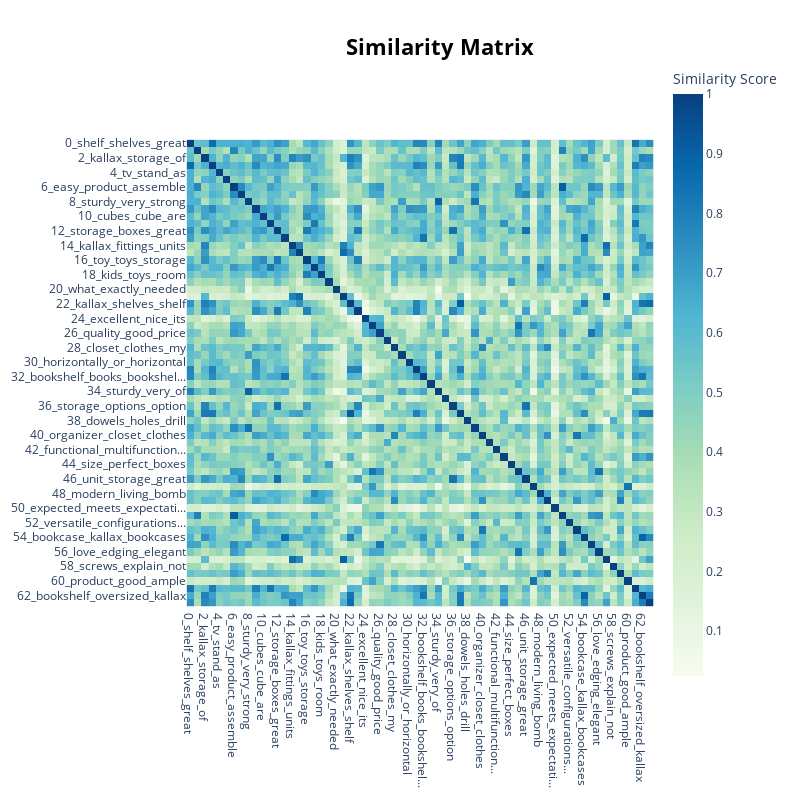

Notebook code for this chart:
### Code cell
topic_model.visualize_heatmap()

### Figure 1 — Plotly figure (JSON) as saved in the notebook; plotly's stock layout.template omitted (floating-point values rounded to 4 significant figures; data arrays with more than 128 entries replaced by an {"elided": "..."} marker saying what was removed)
{"data": [{"coloraxis": "coloraxis", "hovertemplate": "x: %{x}<br>y: %{y}<br>Similarity Score: %{z}<extra></extra>", "name": "0", "type": "heatmap", "x": ["0_shelf_shelves_great", "1_easy_assemble_to", "2_kallax_storage_of", "3_shelving_unit_great", "4_tv_stand_as", "5_vinyl_records_record", "6_easy_product_assemble", "7_unit_this_looks", "8_sturdy_very_strong", "9_versatile_can_in", "10_cubes_cube_are", "11_ikea_is_at", "12_storage_boxes_great", "13_bookcase_bookcases_case", "14_kallax_fittings_units", "15_kallax_easy_together", "16_toy_toys_storage", "17_furniture_piece_of", "18_kids_toys_room", "19_fits_space_fit", "20_what_exactly_needed", "21_kallax_delivery_product", "22_kallax_shelves_shelf", "23_storage_closet_extra", "24_excellent_nice_its", "25_product_pleased_happy", "26_quality_good_price", "27_gloss_white_high", "28_closet_clothes_my", "29_solid_frame_piece", "30_horizontally_or_horizontal", "31_shelf_unit_collectibles", "32_bookshelf_books_bookshel...", "33_them_love_have", "34_sturdy_very_of", "35_value_money_good", "36_storage_options_option", "37_shelving_unit_kallax", "38_dowels_holes_drill", "39_sturdy_nice_structure", "40_organizer_closet_clothes", "41_grey_color_colour", "42_functional_multifunction...", "43_the_ikea_new", "44_size_perfect_boxes", "45_month_ago_happy", "46_unit_storage_great", "47_product_great_excellent", "48_modern_living_bomb", "49_sewing_fabric_room", "50_expected_meets_expectati...", "51_looks_easy_beautiful", "52_versatile_configurations...", "53_organized_organising_org...", "54_bookcase_kallax_bookcases", "55_quality_good_consistent", "56_love_edging_elegant", "57_kallax_love_kool", "58_screws_explain_not", "59_craft_room_im", "60_product_good_ample", "61_ikea_wall_we", "62_bookshelf_oversized_kallax", "63_kallax_shelves_them"], "xaxis": "x", "y": ["0_shelf_shelves_great", "1_easy_assemble_to", "2_kallax_storage_of", "3_shelving_unit_great", "4_tv_stand_as", "5_vinyl_records_record", "6_easy_product_assemble", "7_unit_this_looks", "8_sturdy_very_strong", "9_versatile_can_in", "10_cubes_cube_are", "11_ikea_is_at", "12_storage_boxes_great", "13_bookcase_bookcases_case", "14_kallax_fittings_units", "15_kallax_easy_together", "16_toy_toys_storage", "17_furniture_piece_of", "18_kids_toys_room", "19_fits_space_fit", "20_what_exactly_needed", "21_kallax_delivery_product", "22_kallax_shelves_shelf", "23_storage_closet_extra", "24_excellent_nice_its", "25_product_pleased_happy", "26_quality_good_price", "27_gloss_white_high", "28_closet_clothes_my", "29_solid_frame_piece", "30_horizontally_or_horizontal", "31_shelf_unit_collectibles", "32_bookshelf_books_bookshel...", "33_them_love_have", "34_sturdy_very_of", "35_value_money_good", "36_storage_options_option", "37_shelving_unit_kallax", "38_dowels_holes_drill", "39_sturdy_nice_structure", "40_organizer_closet_clothes", "41_grey_color_colour", "42_functional_multifunction...", "43_the_ikea_new", "44_size_perfect_boxes", "45_month_ago_happy", "46_unit_storage_great", "47_product_great_excellent", "48_modern_living_bomb", "49_sewing_fabric_room", "50_expected_meets_expectati...", "51_looks_easy_beautiful", "52_versatile_configurations...", "53_organized_organising_org...", "54_bookcase_kallax_bookcases", "55_quality_good_consistent", "56_love_edging_elegant", "57_kallax_love_kool", "58_screws_explain_not", "59_craft_room_im", "60_product_good_ample", "61_ikea_wall_we", "62_bookshelf_oversized_kallax", "63_kallax_shelves_them"], "yaxis": "y", "z": {"elided": "64x64 float values"}}], "layout": {"coloraxis": {"colorbar": {"title": {"text": "Similarity Score"}}, "colorscale": [[0, "rgb(247,252,240)"], [0.125, "rgb(224,243,219)"], [0.25, "rgb(204,235,197)"], [0.375, "rgb(168,221,181)"], [0.5, "rgb(123,204,196)"], [0.625, "rgb(78,179,211)"], [0.75, "rgb(43,140,190)"], [0.875, "rgb(8,104,172)"], [1, "rgb(8,64,129)"]]}, "height": 800, "hoverlabel": {"bgcolor": "white", "font": {"family": "Rockwell", "size": 16}}, "legend": {"title": {"text": "Trend"}}, "margin": {"t": 60}, "showlegend": true, "title": {"font": {"color": "Black", "size": 22}, "text": "<b>Similarity Matrix</b>", "x": 0.55, "xanchor": "center", "y": 0.95, "yanchor": "top"}, "width": 800, "xaxis": {"anchor": "y", "constrain": "domain", "domain": [0, 1], "scaleanchor": "y"}, "yaxis": {"anchor": "x", "autorange": "reversed", "constrain": "domain", "domain": [0, 1]}}}
